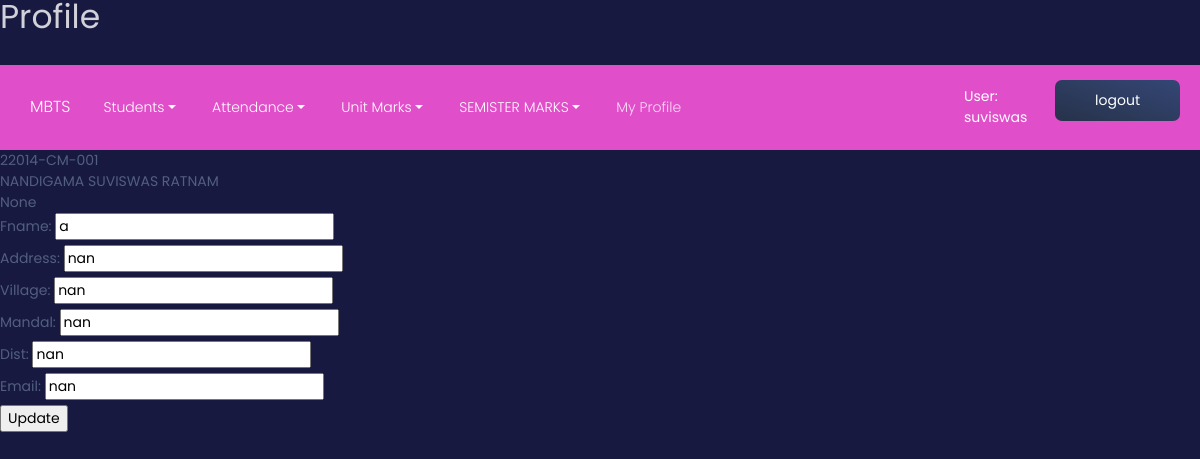
Before: /n/profile/ (signed in) with the older database file.
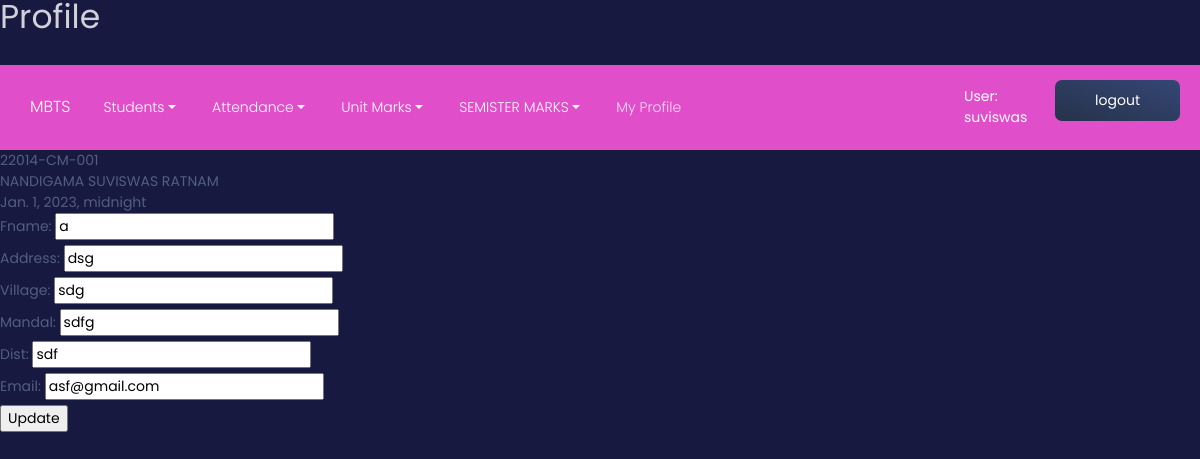
After: the same page with the newer database file.
### mbts/models.py (models this page shows)
class Students(models.Model):
    pin = models.CharField(max_length=20, primary_key=True)
    sname=models.CharField(max_length=50, default='student')
    fname=models.CharField(max_length=50, default='father')
    mname=models.CharField(max_length=50, default='mother')
    sem = models.CharField(max_length=10, null=True, choices=StudentClass.SEMS,)
    phno=models.CharField(max_length=12, null = True)
    fphno=models.CharField(max_length=12, null=True)
    dob=models.DateTimeField(blank=True, null=True)
    gender=models.CharField(max_length=1,default='M')
    category=models.CharField(max_length=5,blank=True, null=True)
    scategory=models.CharField(max_length=10,blank=True, null=True)
    religion=models.CharField(max_length=20,blank=True, null=True)
    sacno=models.CharField(max_length=20, blank=True, null=True)
    sifsc=models.CharField(max_length=20,blank=True, null=True)
    sbranch=models.CharField(max_length=20,blank=True, null=True)
    macno=models.CharField(max_length=22, blank=True, null=True)
    mifsc=models.CharField(max_length=20,blank=True, null=True)
    mbranch=models.CharField(max_length=20,blank=True, null=True)
    email=models.CharField(max_length=30,blank=True, null=True)
    sscrank=models.IntegerField(default=1234, blank=True, null=True)
    sschallticketno=models.CharField(max_length=20, blank=True, null=True)
    address=models.CharField(max_length=30, blank=True, null=True)
    village=models.CharField(max_length=20, blank=True, null=True)
    mandal=models.CharField(max_length=20, blank=True, null=True)
    dist=models.CharField(max_length=20, blank=True,null=True)
    allotedcategory=models.CharField(max_length=20,blank=True, null=True)
    dateofjoining=models.DateTimeField(blank=True, null=True)
    polycetrank=models.IntegerField(blank=True,null=True)
    polycetno=models.IntegerField(blank=True,null=True)
    aadharno=models.CharField(max_length=22, blank=True,null=True)
    rationno=models.CharField(max_length=20,blank=True,null=True)
    tcno=models.IntegerField(blank=True, null=True)
    discontinueddate=models.DateTimeField(blank=True, null=True)
    odno=models.IntegerField(blank=True,null=True)
    odissueddate=models.DateTimeField(blank=True, null=True)
    tcissueddate=models.DateTimeField(blank=True, null=True)
    studycertificateissueddate=models.DateTimeField(blank=True, null=True)
    studentimage = models.ImageField(
        ("Title Image"),
        upload_to='static/Images/student_image/',
         max_length=None,
         blank = True,null = True)
    user = models.OneToOneField(User, on_delete=models.CASCADE, blank=True, null= True)

### mbts/views/student.py (the view, shortened to what this page needs)
# urls.py: path('profile/', student.profile, name='users-profile'),
@login_required
def profile(request):
    context = {"u": request.user}
    s = request.user.students
    if(request.method=="GET"):
        spf = StudentProfileForm(instance=s)
        context["s"] = s
        context["spf"] = spf
        return render(request, "students/profile.html", context)

### mbts/forms.py
class StudentProfileForm(ModelForm):
    class Meta:
        model = Students
        fields = ["fname","address","village","mandal","dist","email",]

### mbts/templates/students/profile.html (shortened to what this page needs)
<h1>Profile</h1>
{% extends "base.html" %}
{% block content %}
    <form method="POST">
       {{s.pin}}<br/>
       {{s.sname}}<br/>
       {{s.dob}}<br/>
        {{spf}}
        <input type="submit" value="Update"/>
    </form>
{% endblock content %}

Changed rows visible on the page:
changed Students "22014-CM-001": dob "None" → "Jan. 1, 2023, midnight"; address "nan" → "dsg"; village "nan" → "sdg"; mandal "nan" → "sdfg"; dist "nan" → "sdf"; email "nan" → "asf@gmail.com"
